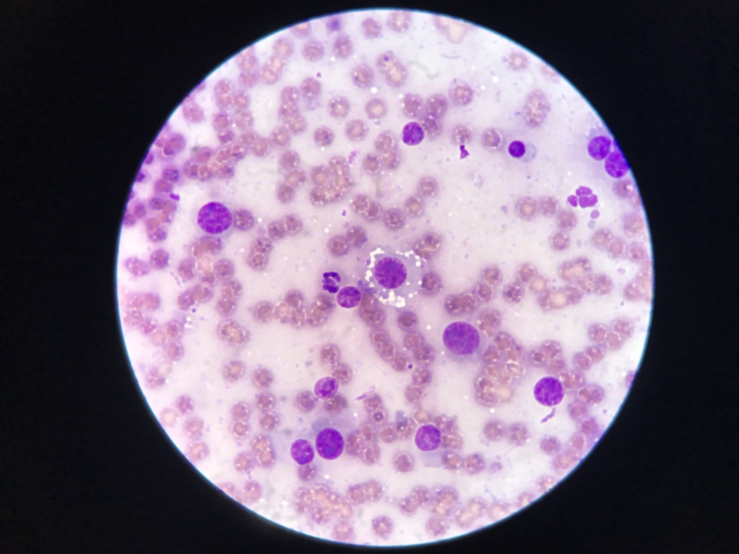
#> input picture test.jpg, 1478 x 1108 px, found by its file name (shown at 1/2 size)
$ python mask_img.py
#> lines starting #> are read from the running program, lines starting #| are printed output that depends on the picture; after the words box and inside, x2 and y2 are one past the last pixel; in counts of white or black regions, pixels touching at a corner belong together
# -*- coding: utf-8 -*-
"""
Created on Wed Aug 22 19:15:38 2018

@author: 58011256
"""
import cv2
import numpy as np
from matplotlib import pyplot as plt
import pandas as pd
from mpl_toolkits.mplot3d import Axes3D
from sklearn.cluster import KMeans

img = cv2.imread('C:/Users/58011256/Desktop/COde/Python/image segmentation/test.jpg')
#> img is the input picture: shape (1108, 1478, 3); mean B, G, R 129.6, 108.6, 125.5

#cv2.imshow('ORIG',img)
# Convert BGR to HSV
#img = cv2.cvtColor(img, cv2.COLOR_BGR2RGB)
#cv2.imshow('frame',img)
hsv = cv2.cvtColor(img,cv2.COLOR_BGR2HSV)
#> hsv: shape (1108, 1478, 3); mean H, S, V 136.6, 72.1, 132.1
#plt.imshow('hsv',hsv)
# define range of blue color in HSV
lower_blue = np.array([137,42,144])
upper_blue = np.array([207,92,255])
# Threshold the HSV image to get only blue colors
mask = cv2.inRange(hsv, lower_blue, upper_blue)
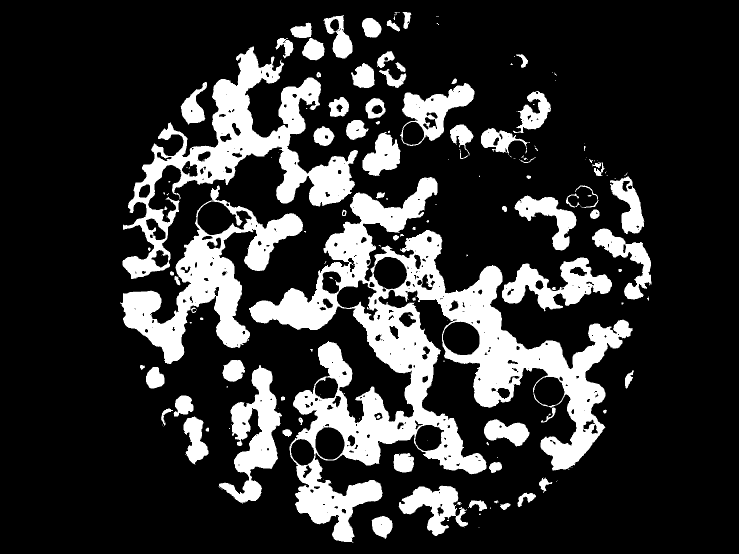
#> mask: shape (1108, 1478) (shown at 1/2 size); 19.8% white; 187 white regions (104 under 20 px), largest, box (x1, y1, x2, y2) and area: (498, 354, 1265, 1085) 140177, (245, 93, 716, 558) 49576, (241, 371, 606, 728) 36029
# Bitwise-AND mask and original image
res = cv2.bitwise_and(img,img, mask= mask)
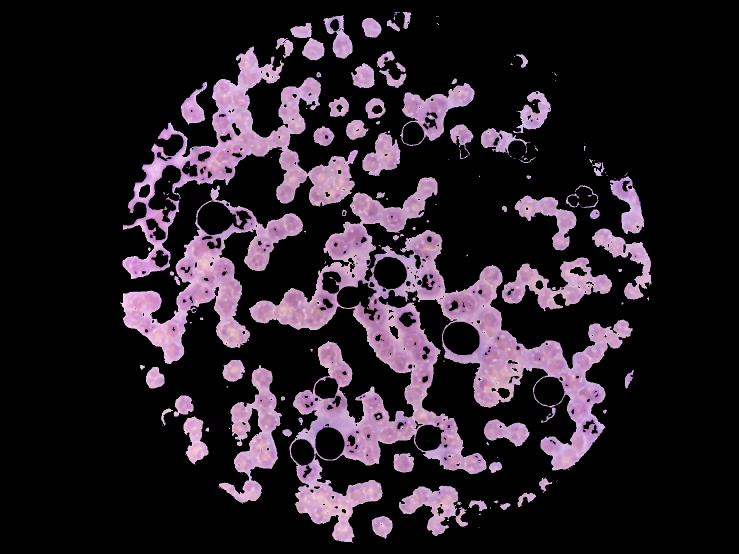
#> res: shape (1108, 1478, 3) (shown at 1/2 size); mean B, G, R 39.6, 31.2, 40.3
cv2.imshow('frame',img)
#cv2.imshow('mask',mask)
cv2.imshow('res',res)

$ run again, with S__5824557.jpg copied over test.jpg
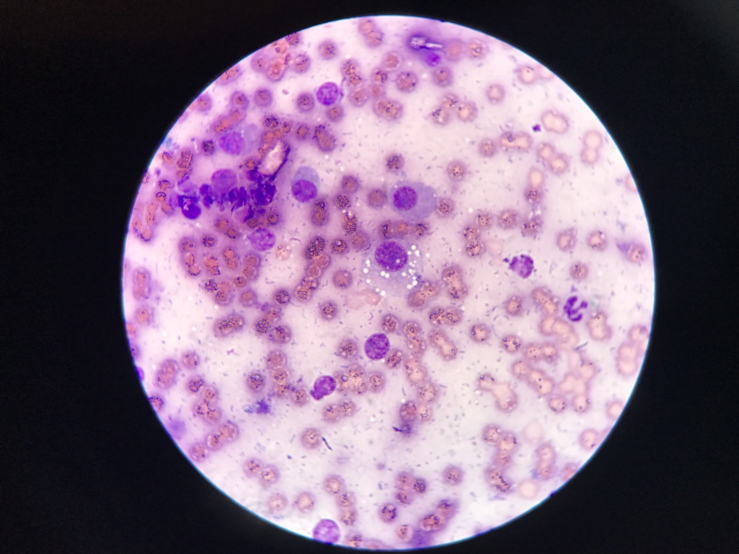
#> input picture S__5824557.jpg, 1478 x 1108 px, found by its file name (shown at 1/2 size)
#> img is the input picture: shape (1108, 1478, 3); mean B, G, R 125.3, 101.6, 125.1
#> hsv: shape (1108, 1478, 3); mean H, S, V 140.8, 77.2, 130.7
#> `mask = cv2.inRange(hsv, lower_blue, upper_blue)`:
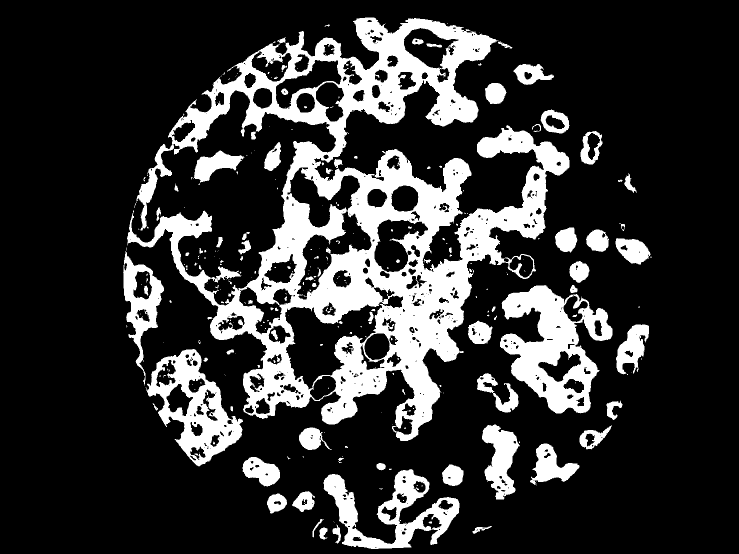
#> mask: shape (1108, 1478) (shown at 1/2 size); 20.3% white; 324 white regions (223 under 20 px), largest, box (x1, y1, x2, y2) and area: (254, 35, 1139, 882) 213579, (1000, 570, 1225, 827) 27770, (291, 698, 486, 933) 17642
#> `res = cv2.bitwise_and(img,img, mask= mask)`:
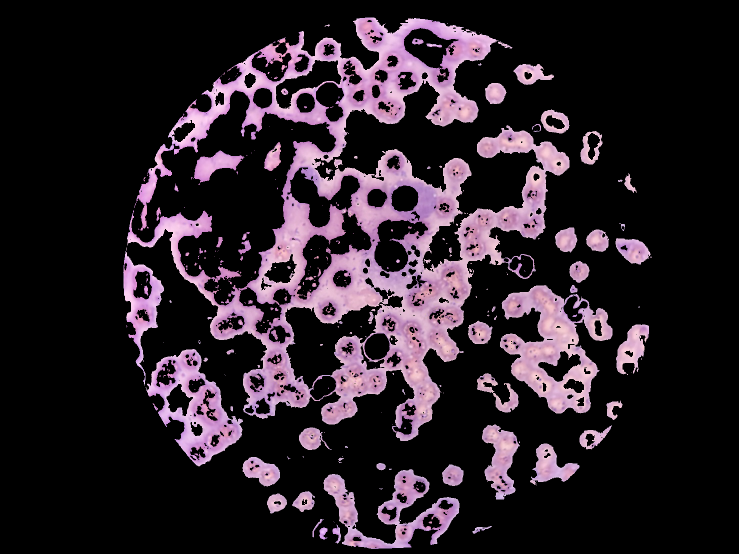
#> res: shape (1108, 1478, 3) (shown at 1/2 size); mean B, G, R 41.3, 33, 43.3

$ run again, with S__5824558.jpg copied over test.jpg
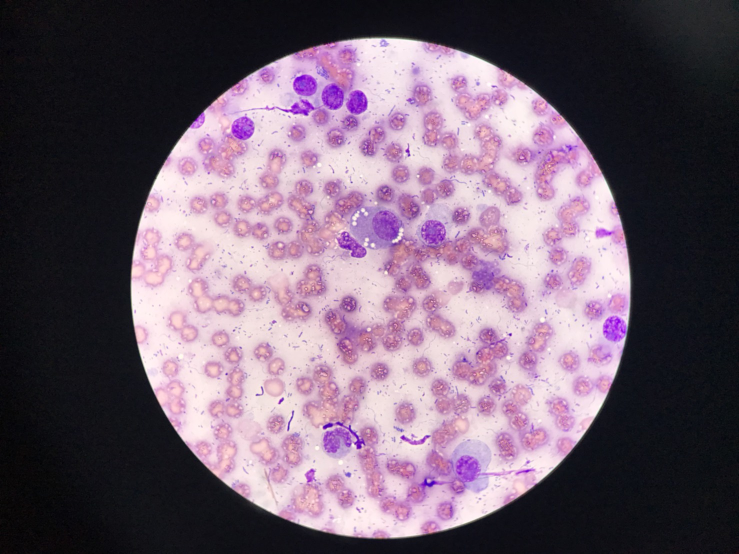
#> input picture S__5824558.jpg, 1478 x 1108 px, found by its file name (shown at 1/2 size)
#> img is the input picture: shape (1108, 1478, 3); mean B, G, R 111.5, 94.9, 113.5
#> hsv: shape (1108, 1478, 3); mean H, S, V 136.5, 64, 117.7
#> `mask = cv2.inRange(hsv, lower_blue, upper_blue)`:
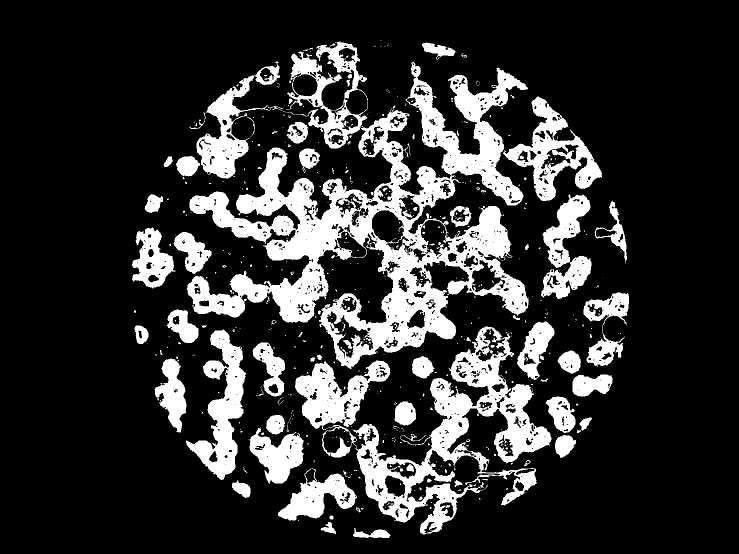
#> mask: shape (1108, 1478) (shown at 1/2 size); 19.4% white; 580 white regions (464 under 20 px), largest, box (x1, y1, x2, y2) and area: (374, 124, 1057, 738) 126668, (644, 653, 1103, 1069) 46298, (372, 659, 493, 960) 14567
#> `res = cv2.bitwise_and(img,img, mask= mask)`:
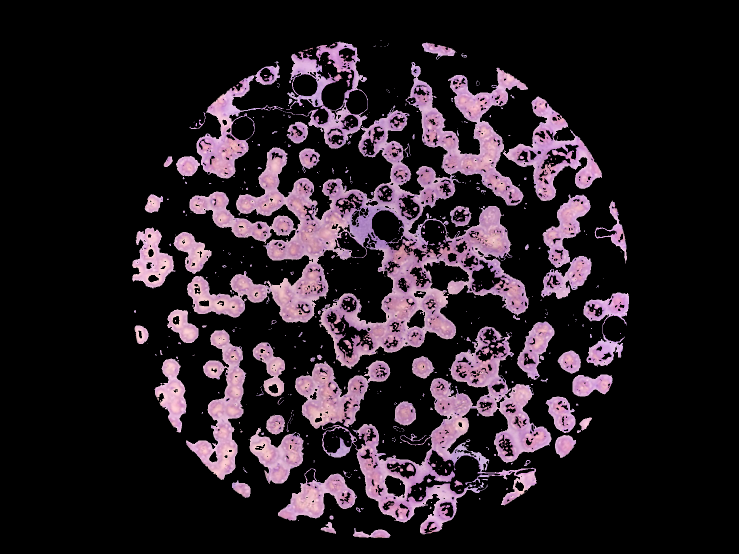
#> res: shape (1108, 1478, 3) (shown at 1/2 size); mean B, G, R 37.9, 30.5, 40.4

$ run again, with S__5824559.jpg copied over test.jpg
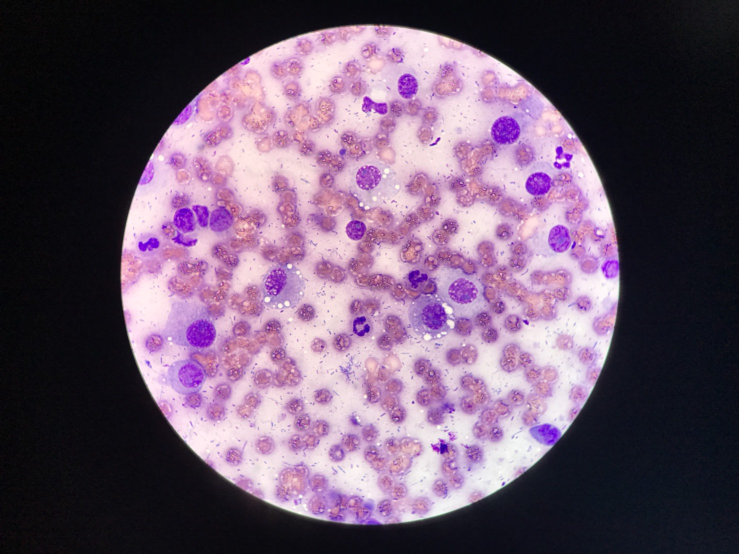
#> input picture S__5824559.jpg, 1478 x 1108 px, found by its file name (shown at 1/2 size)
#> img is the input picture: shape (1108, 1478, 3); mean B, G, R 107.7, 85.7, 107.1
#> hsv: shape (1108, 1478, 3); mean H, S, V 135.5, 80.8, 112.9
#> `mask = cv2.inRange(hsv, lower_blue, upper_blue)`:
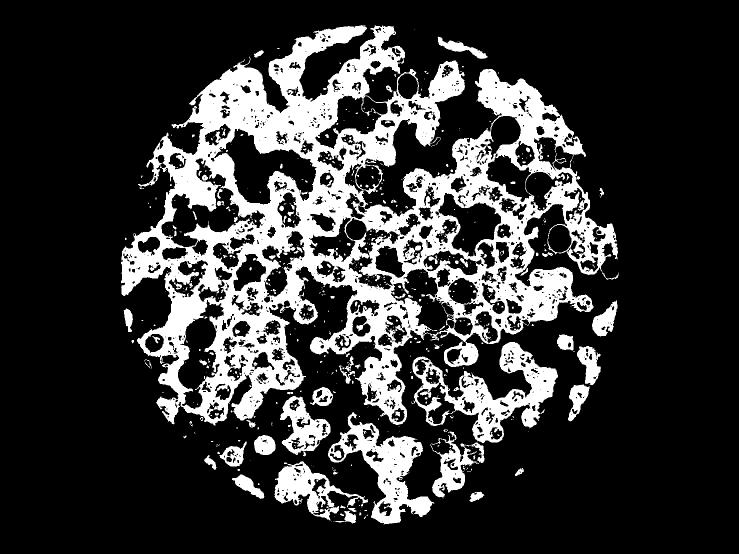
#> mask: shape (1108, 1478) (shown at 1/2 size); 21.3% white; 694 white regions (559 under 20 px), largest, box (x1, y1, x2, y2) and area: (242, 50, 1237, 851) 273285, (825, 684, 1116, 886) 19341, (656, 824, 869, 1049) 15239
#> `res = cv2.bitwise_and(img,img, mask= mask)`:
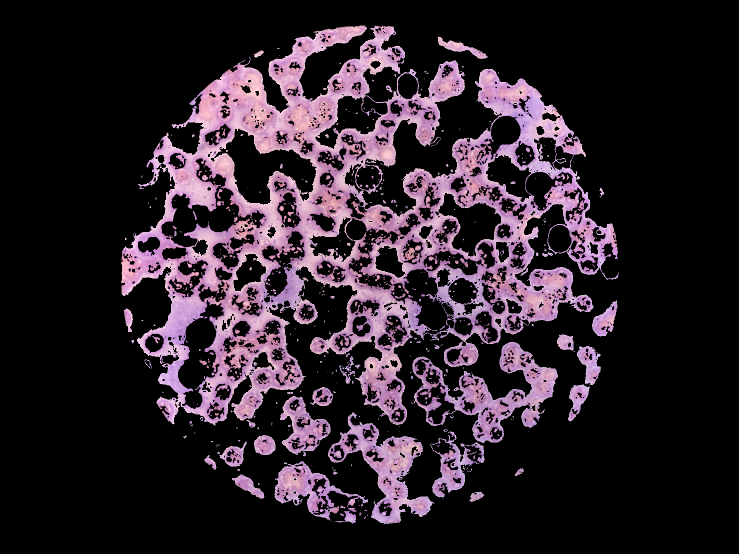
#> res: shape (1108, 1478, 3) (shown at 1/2 size); mean B, G, R 42, 33.1, 44
